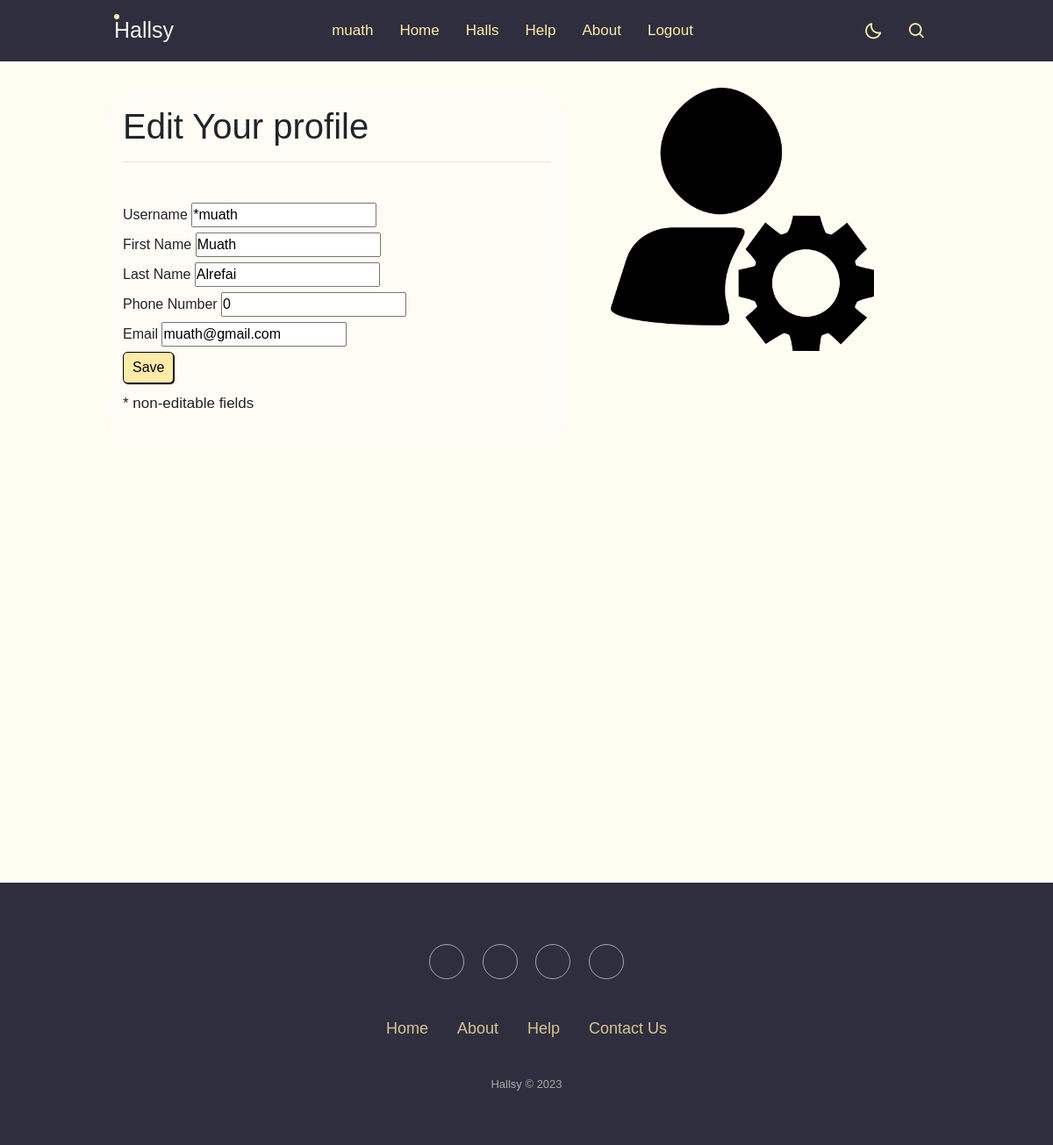
/edit_profile (signed in), run on an earlier commit of the app's database.
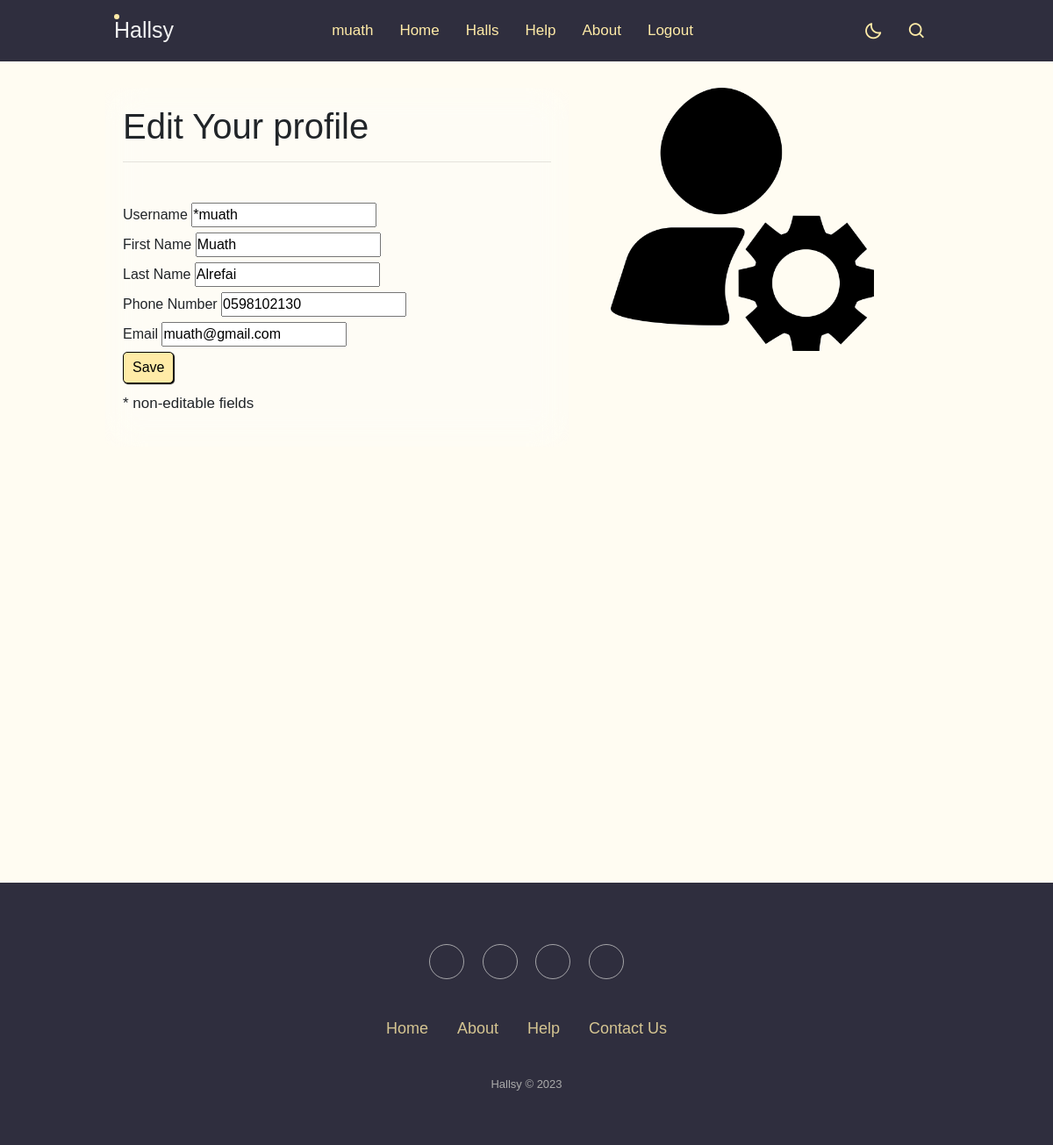
And on a later commit of the database.
### login_app/models.py (models this page shows)
class User(models.Model):
    username = models.CharField(max_length=45)
    first_name = models.CharField(max_length=45)
    last_name = models.CharField(max_length=45)
    email = models.EmailField(max_length=254)
    password = models.CharField(max_length=255)
    phone = models.CharField(max_length=10, default=0000000000)
    created_at = models.DateTimeField(auto_now_add=True)
    updated_at = models.DateTimeField(auto_now=True)
    objects = Validator()

### halls_app/views.py (the view)
# urls.py: path('edit_profile', views.edit_profile),
def edit_profile(request):
    context = {
        "user": models.get_user_session(request),
    }
    return render(request, 'user/edit_profile.html', context)

### halls_app/models.py (called while the page is built)
def get_user_session(request):
    return User.objects.get(id=request.session['userid'])

### halls_app/templates/user/edit_profile.html (shortened to what this page needs)
<!doctype html>
<html>
<head>
    {% load static %}
    <link rel="stylesheet" href="https://use.fontawesome.com/releases/v5.15.4/css/all.css"/>
    <link href='https://unpkg.com/boxicons@2.1.4/css/boxicons.min.css' rel='stylesheet'>
    <link rel="stylesheet" href="https://cdnjs.cloudflare.com/ajax/libs/twitter-bootstrap/4.1.3/css/bootstrap.min.css">
    <link rel="stylesheet" href="https://cdnjs.cloudflare.com/ajax/libs/ionicons/2.0.1/css/ionicons.min.css">
    <link rel="stylesheet" href="https://cdnjs.cloudflare.com/ajax/libs/twitter-bootstrap/4.1.3/css/bootstrap.min.css">
    <link rel="stylesheet" href="{% static 'cities/style.css' %}">
</head>
 <body>
  <nav>
  <div class="nav-bar">
    <span class="logo navLogo"><a href="">Hallsy</a></span>
    <div class="menu">
        <ul class="nav-links">
          <li><a href="/profile">{{user.username}}</a></li>
          <li><a href="/cities">Home</a></li>
          <li><a href="/halls">Halls</a></li>
          <li><a href="/help">Help</a></li>
          <li><a href="/about">About</a></li>
          <li><a href="/logout_user">Logout</a></li>
        </ul>
    </div>
    <div class="darkLight-searchBox">
      <div class="drak-light">
        <i class='bx bx-moon moon' ></i>
      </div>
        <div class="searchBox">
            <div class="searchToggle">
              <i class='bx bx-search search' ></i>
            </div>
          </div>
      </div>
    </div>
  </nav>
  <div class="section">
    <div class="container_about">
        <div class="content-section">
            <div class="title">
              <h1>Edit Your profile</h1><hr><br>
            </div>
            <div class="content">
            <form action="/update_profile" method="POST">
                <label for="username">Username</label>
                <input type="text" name="username" value="*{{user.username}}" readonly><br>
                <label for="first_name">First Name</label>
                <input type="text" name="first_name" value="{{user.first_name}}"><br>
                <label for="first_name">Last Name</label>
                <input type="text" name="last_name" value="{{user.last_name}}"><br>
                <label for="first_name">Phone Number</label>
                <input type="text" name="phone" value="{{user.phone}}"><br>
                <label for="first_name">Email</label>
                <input type="email" name="email" value="{{user.email}}"><br>
                <button type="submit" class="profile_btn">Save</button>
                <p>* non-editable fields</p>
            </form>
            </div>
        </div>
        <div class="image-section">
            <img src="{% static 'cities/edit_profile.png' %}" alt="edit_profile.png" style="width: 300px;">
        </div>
    </div>
  </div>
  <div class="footer-basic">
    <footer>
        <div class="social">
            <a href="#"></a>
            <a href="#"></a>
            <a href="#"></a>
            <a href="#"></a>
        </div>
        <ul class="list-inline">
            <li class="list-inline-item"><a href="/cities_all">Home</a></li>
            <li class="list-inline-item"><a href="/about_all">About</a></li>
            <li class="list-inline-item"><a href="/help_all">Help</a></li>
            <li class="list-inline-item"><a href="#">Contact Us</a></li>
        </ul>
        <br>
        <p class="copyright">Hallsy © 2023</p>
    </footer>
</div>
    </body>
</html>

What changed in the data, as far as the page shows it:
changed User "muath": phone "0" → "0598102130"
